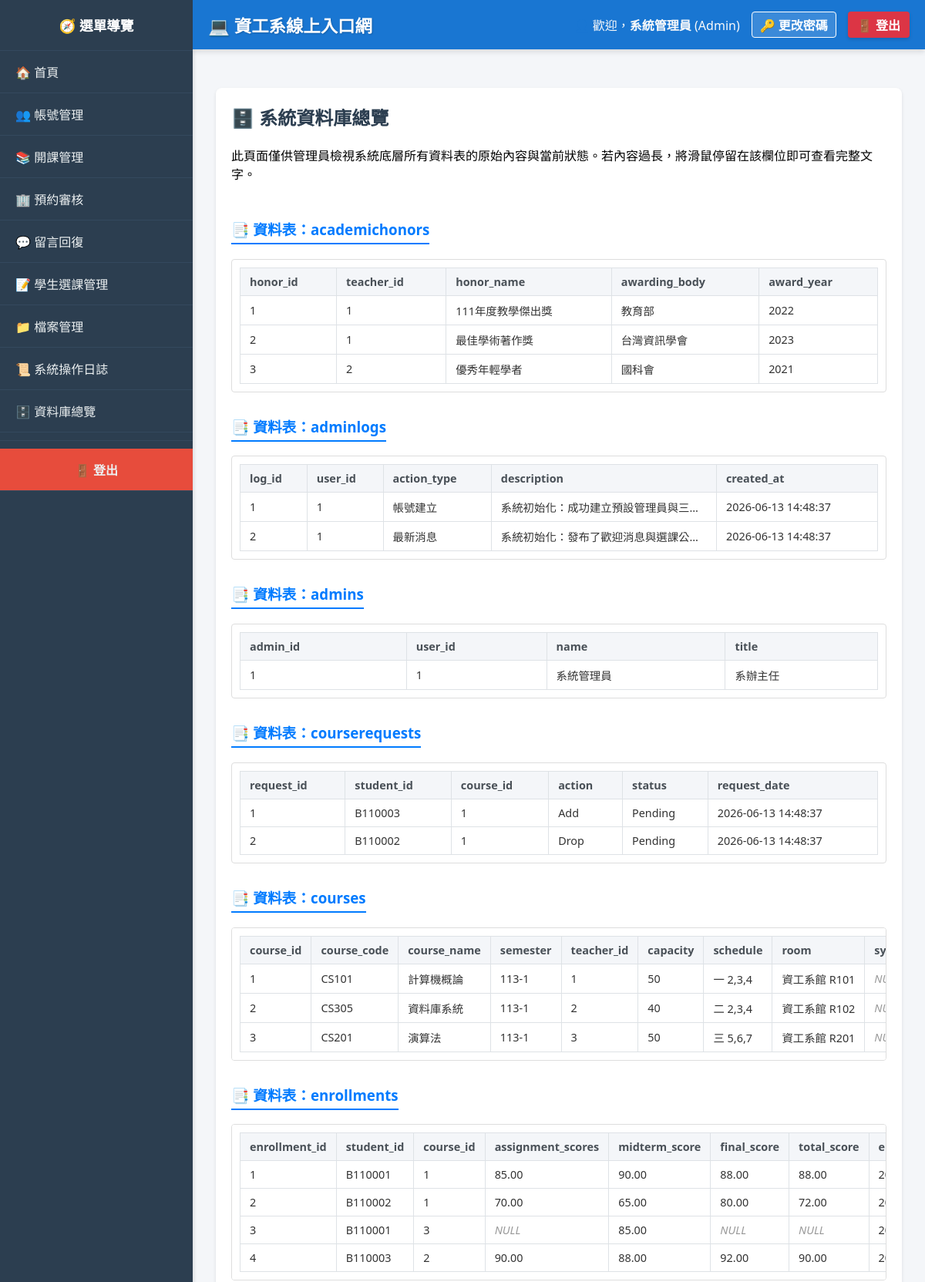
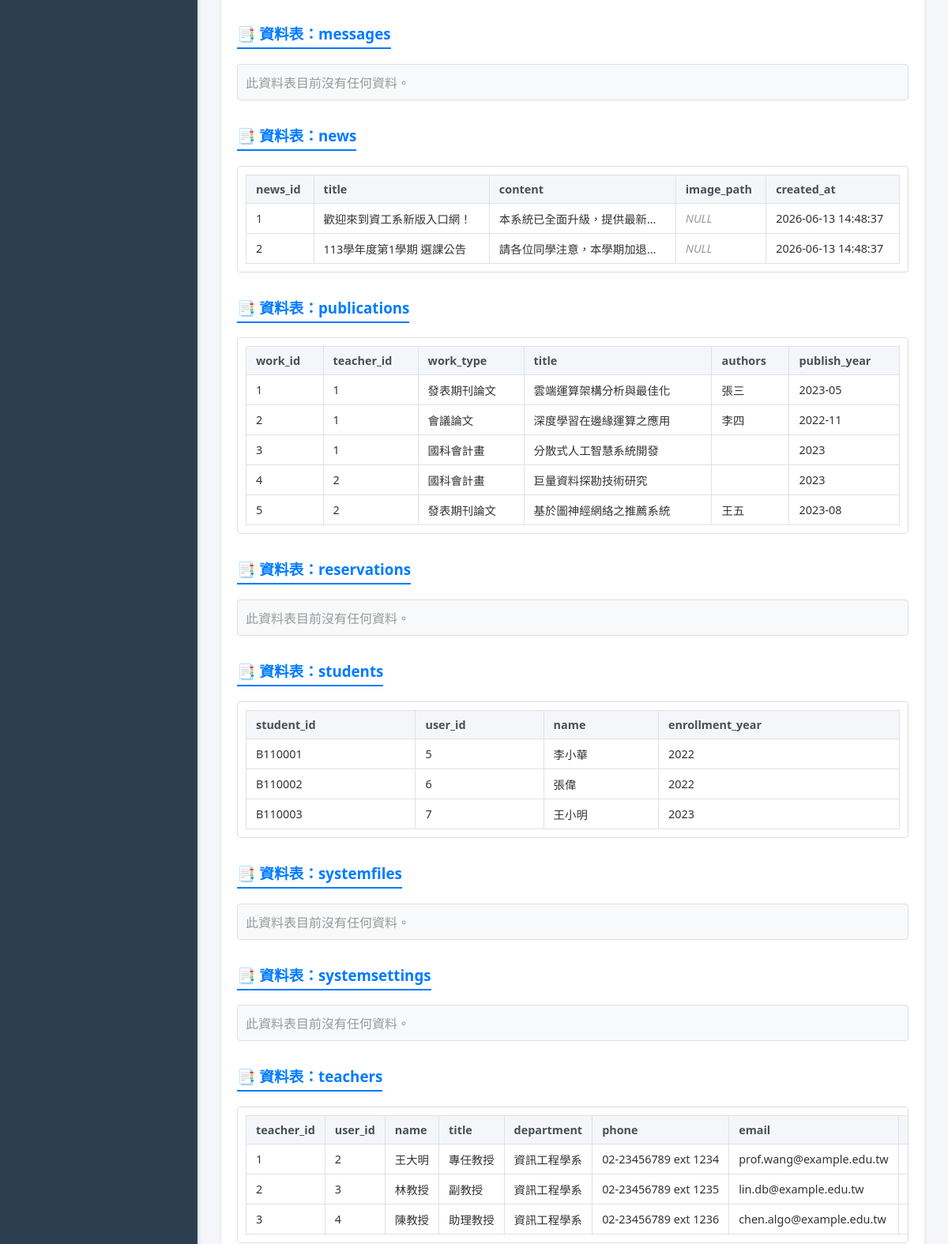
Page /index.php?page=view_database (signed in, upper part) on the earlier database version (2 pictures, top to bottom).
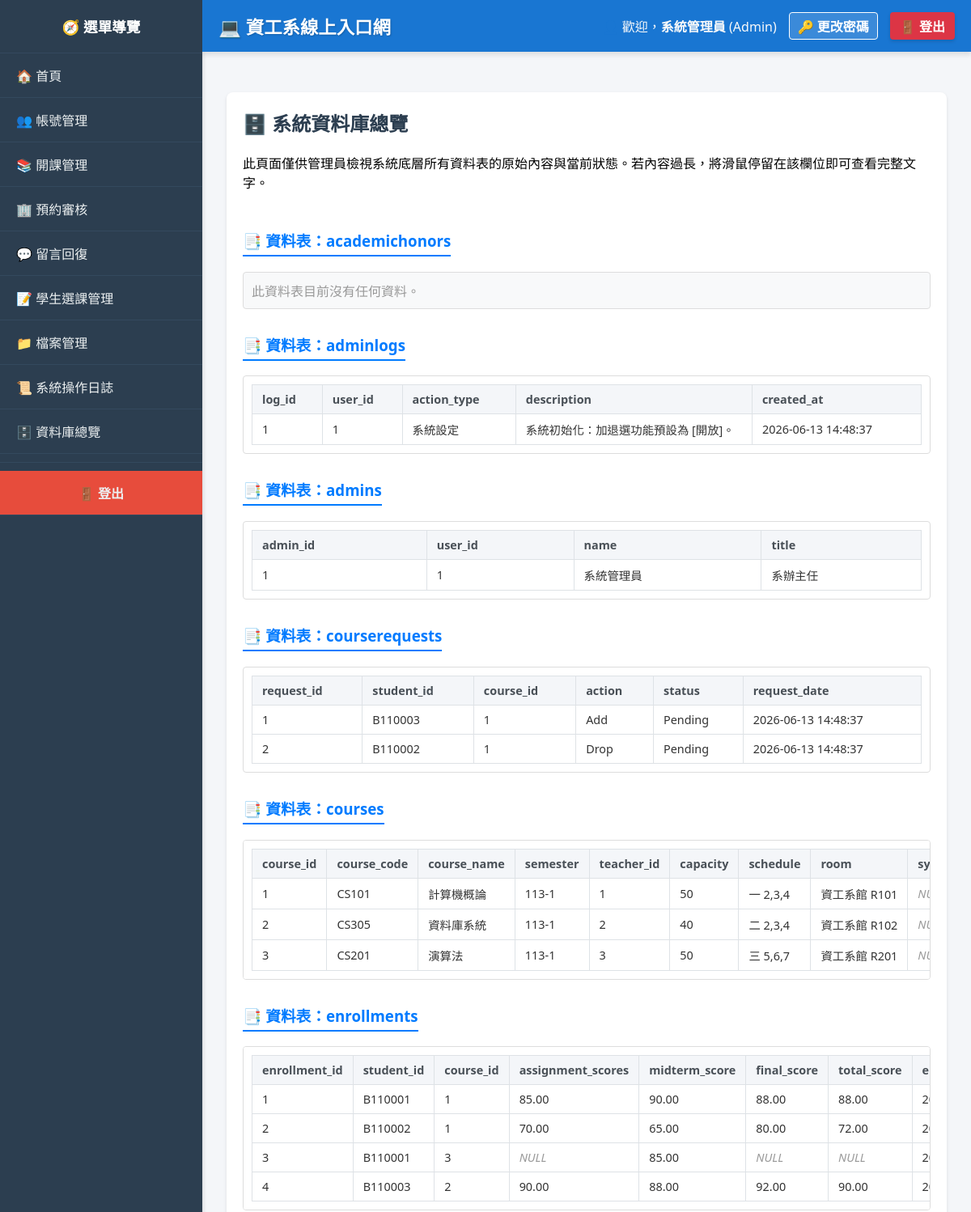
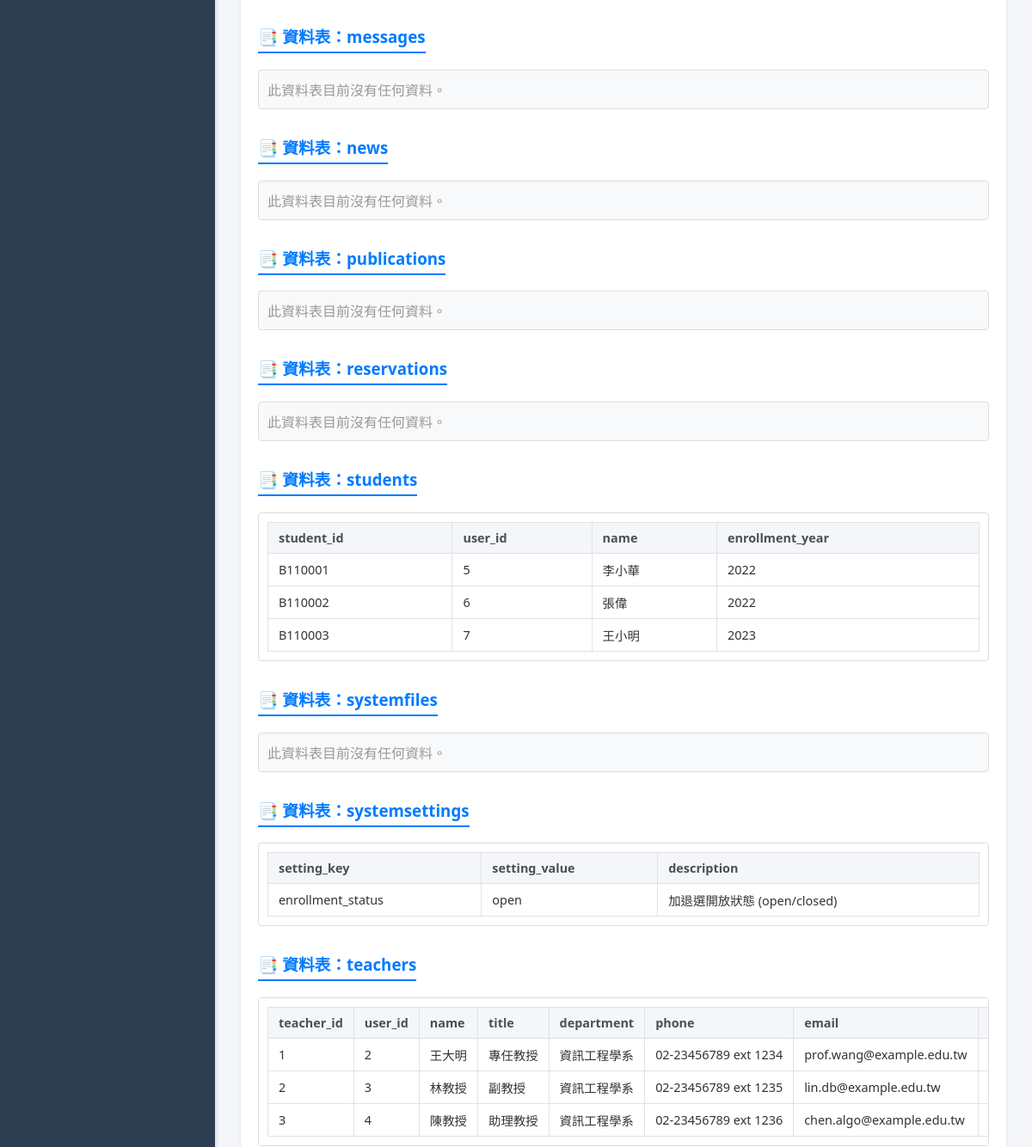
Same page on the later database version (2 pictures, top to bottom).
### tables this page shows
CREATE TABLE AcademicHonors (
    honor_id INT AUTO_INCREMENT PRIMARY KEY,
    teacher_id INT NOT NULL,
    honor_name VARCHAR(255) NOT NULL,
    awarding_body VARCHAR(255),
    award_year INT,
    FOREIGN KEY (teacher_id) REFERENCES Teachers(teacher_id) ON DELETE CASCADE
);

CREATE TABLE AdminLogs (
    log_id INT AUTO_INCREMENT PRIMARY KEY,
    user_id INT NOT NULL,
    action_type VARCHAR(50) NOT NULL,
    description TEXT NOT NULL,
    created_at TIMESTAMP DEFAULT CURRENT_TIMESTAMP,
    FOREIGN KEY (user_id) REFERENCES Users(id) ON DELETE CASCADE
);

CREATE TABLE CourseRequests (
    request_id INT AUTO_INCREMENT PRIMARY KEY,
    student_id VARCHAR(20) NOT NULL,
    course_id INT NOT NULL,
    action ENUM('Add', 'Drop') NOT NULL,
    status ENUM('Pending', 'Approved', 'Rejected') DEFAULT 'Pending',
    request_date TIMESTAMP DEFAULT CURRENT_TIMESTAMP,
    FOREIGN KEY (student_id) REFERENCES Students(student_id) ON DELETE CASCADE,
    FOREIGN KEY (course_id) REFERENCES Courses(course_id) ON DELETE CASCADE
);

CREATE TABLE Courses (
    course_id INT AUTO_INCREMENT PRIMARY KEY,
    course_code VARCHAR(20) NOT NULL,
    course_name VARCHAR(100) NOT NULL,
    semester VARCHAR(10) NOT NULL,
    teacher_id INT,
    capacity INT NOT NULL DEFAULT 50,
    schedule VARCHAR(100),
    room VARCHAR(50) DEFAULT NULL,
    syllabus TEXT,
    weight_assignment INT NOT NULL DEFAULT 30,
    weight_midterm INT NOT NULL DEFAULT 30,
    weight_final INT NOT NULL DEFAULT 40,
    created_at TIMESTAMP DEFAULT CURRENT_TIMESTAMP,
    FOREIGN KEY (teacher_id) REFERENCES Teachers(teacher_id) ON DELETE SET NULL
);

CREATE TABLE Enrollments (
    enrollment_id INT AUTO_INCREMENT PRIMARY KEY,
    student_id VARCHAR(20),
    course_id INT,
    assignment_scores DECIMAL(5, 2) DEFAULT NULL,
    midterm_score DECIMAL(5, 2) DEFAULT NULL,
    final_score DECIMAL(5, 2) DEFAULT NULL,
    total_score DECIMAL(5, 2) DEFAULT NULL,
    enrolled_at TIMESTAMP DEFAULT CURRENT_TIMESTAMP,
    UNIQUE KEY(student_id, course_id),
    FOREIGN KEY (student_id) REFERENCES Students(student_id) ON DELETE CASCADE,
    FOREIGN KEY (course_id) REFERENCES Courses(course_id) ON DELETE CASCADE
);

CREATE TABLE News (
    news_id INT AUTO_INCREMENT PRIMARY KEY,
    title VARCHAR(255) NOT NULL,
    content TEXT NOT NULL,
    image_path VARCHAR(255) DEFAULT NULL,
    created_at TIMESTAMP DEFAULT CURRENT_TIMESTAMP
);

CREATE TABLE Publications (
    work_id INT AUTO_INCREMENT PRIMARY KEY,
    teacher_id INT NOT NULL,
    work_type VARCHAR(100) NOT NULL,
    title VARCHAR(255) NOT NULL,
    authors TEXT COMMENT '其他作者(不含教師本人)',
    publish_year VARCHAR(50),
    FOREIGN KEY (teacher_id) REFERENCES Teachers(teacher_id) ON DELETE CASCADE
);

CREATE TABLE Students (
    student_id VARCHAR(20) PRIMARY KEY,
    user_id INT NOT NULL,
    name VARCHAR(100) NOT NULL,
    enrollment_year INT,
    FOREIGN KEY (user_id) REFERENCES Users(id) ON DELETE CASCADE
);

CREATE TABLE Teachers (
    teacher_id INT AUTO_INCREMENT PRIMARY KEY,
    user_id INT NOT NULL,
    name VARCHAR(100) NOT NULL,
    title VARCHAR(100),
    department VARCHAR(100) DEFAULT '資訊工程學系',
    phone VARCHAR(20),
    email VARCHAR(100),
    office_hours VARCHAR(100) DEFAULT NULL COMMENT '請益時間',
    lab_name VARCHAR(100) DEFAULT NULL COMMENT '實驗室名稱',
    lab_info TEXT DEFAULT NULL COMMENT '實驗室簡介與研究方向',
    teaching_experience TEXT DEFAULT NULL COMMENT '校內教學經歷',
    external_experience TEXT DEFAULT NULL COMMENT '校外經歷',
    FOREIGN KEY (user_id) REFERENCES Users(id) ON DELETE CASCADE
);

CREATE TABLE SystemSettings (
    setting_key VARCHAR(50) PRIMARY KEY,
    setting_value VARCHAR(255) NOT NULL,
    description TEXT
);

### modules/admin/view_database.php (the view, shortened to what this page needs)
<div class="card">
    <h2>🗄️ 系統資料庫總覽 </h2>
    <p>此頁面僅供管理員檢視系統底層所有資料表的原始內容與當前狀態。若內容過長，將滑鼠停留在該欄位即可查看完整文字。</p>
    <?php
    if ($_SESSION['role'] != 'Admin') {
        echo "<p style='color:red;'>無權限。只有管理員可以瀏覽此頁面。</p>";
    } else {
        $tables = [];
        $tables_result = $conn->query("SHOW TABLES");
        if ($tables_result) {
            while ($row = $tables_result->fetch_row()) {
                $tables[] = $row[0];
            }
        }
        if (!empty($tables)) {
            foreach ($tables as $table_name) {
                echo "<h3 style='margin-top: 30px; color: #007bff; border-bottom: 2px solid #007bff; padding-bottom: 5px; display: inline-block;'>📑 資料表：{$table_name}</h3>";
                $data_result = $conn->query("SELECT * FROM `{$table_name}`");
                if ($data_result->num_rows > 0) {
                    echo "<div style='overflow-x: auto; background: #fff; padding: 10px; border: 1px solid #ddd; border-radius: 4px;'>";
                    echo "<table style='width:100%; text-align:left; border-collapse: collapse; font-size: 0.9em; white-space: nowrap;'>";
                    echo "<tr style='background:#f4f6f9;'>";
                    $fields = $data_result->fetch_fields();
                    foreach ($fields as $field) {
                        echo "<th style='padding:8px 12px; border: 1px solid #dee2e6; color: #495057;'>" . htmlspecialchars($field->name) . "</th>";
                    }
                    echo "</tr>";
                    while ($data_row = $data_result->fetch_assoc()) {
                        echo "<tr style='border-bottom:1px solid #e0e0e0; background: #fff;' onmouseover=\"this.style.background='#f9f9f9'\" onmouseout=\"this.style.background='#fff'\">";
                        foreach ($data_row as $key => $value) {
                            if ($value === null) {
                                echo "<td style='padding:8px 12px; border: 1px solid #dee2e6; color: #999; font-style: italic;'>NULL</td>";
                            } else {
                                $safe_val = htmlspecialchars((string)$value, ENT_QUOTES, 'UTF-8');
                                echo "<td style='padding:8px 12px; border: 1px solid #dee2e6; color: #333; max-width: 200px; overflow: hidden; text-overflow: ellipsis; white-space: nowrap;' title='{$safe_val}'>" . $safe_val . "</td>";
                            }
                        }
                        echo "</tr>";
                    }
                    echo "</table>";
                    echo "</div>";
                } else {
                    echo "<div style='background: #f8f9fa; padding: 10px; border-radius: 4px; border: 1px solid #ddd;'>";
                    echo "<span style='color:#999;'>此資料表目前沒有任何資料。</span>";
                    echo "</div>";
                }
            }
        } else {
            echo "<p style='color:red;'>無法讀取資料庫結構，或資料庫中沒有任何表單。</p>";
        }
    }
    ?>
</div>

### includes/header.php
<?php
$display_name = isset($_SESSION['username']) ? $_SESSION['username'] : '使用者';
if (isset($_SESSION['user_id']) && isset($_SESSION['role'])) {
    $uid = intval($_SESSION['user_id']);
    $role = $_SESSION['role'];
    if ($role == 'Admin') {
        $q = $conn->query("SELECT name FROM Admins WHERE user_id = $uid");
        if ($q && $r = $q->fetch_assoc()) $display_name = $r['name'];
    } elseif ($role == 'Teacher') {
        $q = $conn->query("SELECT name FROM Teachers WHERE user_id = $uid");
        if ($q && $r = $q->fetch_assoc()) $display_name = $r['name'];
    } elseif ($role == 'Student') {
        $q = $conn->query("SELECT name FROM Students WHERE user_id = $uid");
        if ($q && $r = $q->fetch_assoc()) $display_name = $r['name'];
    }
}
?>
<div style="background: #1976d2; color: #fff; padding: 15px 20px; display: flex; justify-content: space-between; align-items: center; border-radius: 0; margin-bottom: 20px; box-shadow: 0 4px 6px rgba(0,0,0,0.1);">
    <h2 style="margin: 0; font-size: 1.4em; text-shadow: 1px 1px 2px rgba(0,0,0,0.2);">💻 資工系線上入口網</h2>
    <div style="display: flex; align-items: center; gap: 15px;">
        <?php if (isset($_SESSION['user_id'])): ?>
            <span style="color: #f8f9fa;">👤 歡迎，<strong><?php echo htmlspecialchars($display_name); ?></strong> (<?php echo $_SESSION['role']; ?>)</span>
            <a href="index.php?page=change_password" style="color: #fff; text-decoration: none; font-weight: bold; border: 1px solid #fff; padding: 4px 10px; border-radius: 4px; background: rgba(255, 255, 255, 0.15); transition: 0.2s;" onmouseover="this.style.background='rgba(255,255,255,0.3)'" onmouseout="this.style.background='rgba(255,255,255,0.15)'">🔑 更改密碼</a>
            <a href="logout.php" style="background: #dc3545; color: white; text-decoration: none; padding: 5px 12px; border-radius: 4px; font-weight: bold; box-shadow: 0 2px 4px rgba(0,0,0,0.15);">🚪 登出</a>
        <?php else: ?>
            <a href="index.php?page=login" style="background: #007bff; color: white; text-decoration: none; padding: 5px 15px; border-radius: 4px; font-weight: bold;">系統登入</a>
        <?php endif; ?>
    </div>
</div>

Differences in the rows shown:
removed academichonors: honor_id "1", teacher "1", honor_name "111年度教學傑出獎", awarding_body "教育部", award_year "2022"
removed academichonors: honor_id "2", teacher "1", honor_name "最佳學術著作獎", awarding_body "台灣資訊學會", award_year "2023"
removed academichonors: honor_id "3", teacher "2", honor_name "優秀年輕學者", awarding_body "國科會", award_year "2021"
removed adminlogs: log_id "2", user "1", action_type "最新消息", description "系統初始化：發布了歡迎消息與選課公…", created_at "2026-06-13 14:48:37"
removed news: news_id "1", title "歡迎來到資工系新版入口網！", content "本系統已全面升級，提供最新…", created_at "2026-06-13 14:48:37"
removed news: news_id "2", title "113學年度第1學期 選課公告", content "請各位同學注意，本學期加退…", created_at "2026-06-13 14:48:37"
removed publications: work_id "1", teacher "1", work_type "發表期刊論文", title "雲端運算架構分析與最佳化", authors "張三", publish_year "2023-05"
removed publications: work_id "2", teacher "1", work_type "會議論文", title "深度學習在邊緣運算之應用", authors "李四", publish_year "2022-11"
removed publications: work_id "3", teacher "1", work_type "國科會計畫", title "分散式人工智慧系統開發", publish_year "2023"
removed publications: work_id "4", teacher "2", work_type "國科會計畫", title "巨量資料探勘技術研究", publish_year "2023"
removed publications: work_id "5", teacher "2", work_type "發表期刊論文", title "基於圖神經網絡之推薦系統", authors "王五", publish_year "2023-08"
changed adminlogs id 1: action_type "帳號建立" → "系統設定" (drawn); description "系統初始化：成功建立預設管理員與三位教師帳號。" → "系統初始化：加退選功能預設為 [開放]。" (drawn)
added systemsettings: setting_key "enrollment_status", setting_value "open", description "加退選開放狀態 (open/closed)"
Other differences:
list line gone: "honor_id teacher_id honor_name awarding_body award_year"
new list line: "此資料表目前沒有任何資料。"
list line gone: "帳號建立 系統初始化：成功建立預設管理員與三…"
new list line: "系統設定 系統初始化：加退選功能預設為 [開放]。"
list line gone: "news_id title content image_path created_at"
list line gone: "work_id teacher_id work_type title authors publish_year"
list line gone: "此資料表目前沒有任何資料。"
new list line: "setting_key setting_value description"
